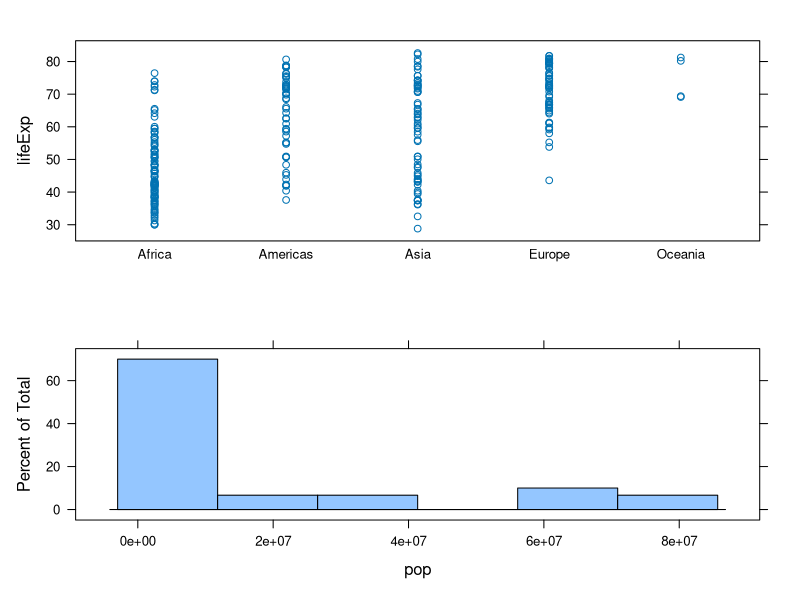
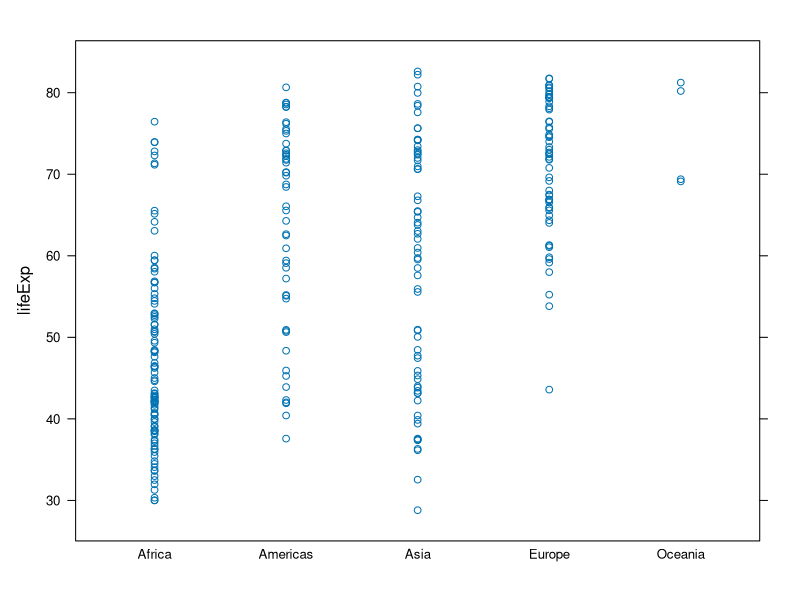
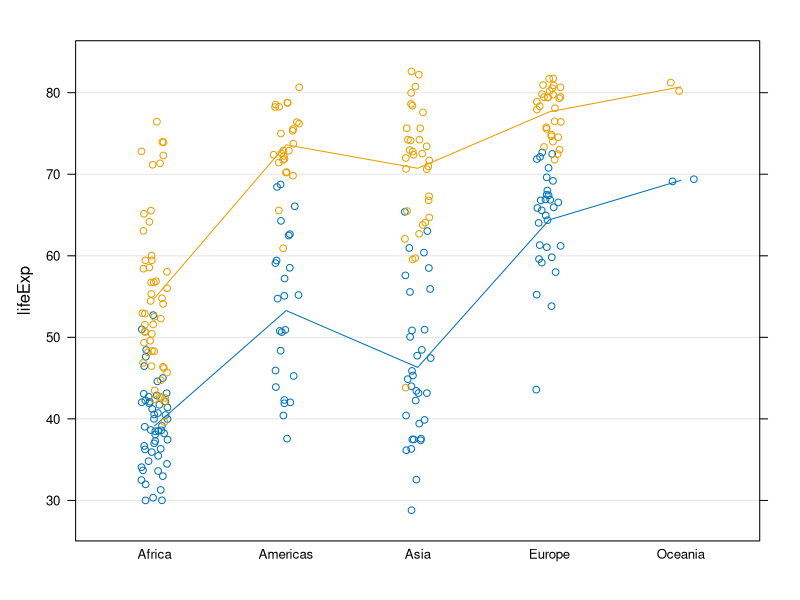
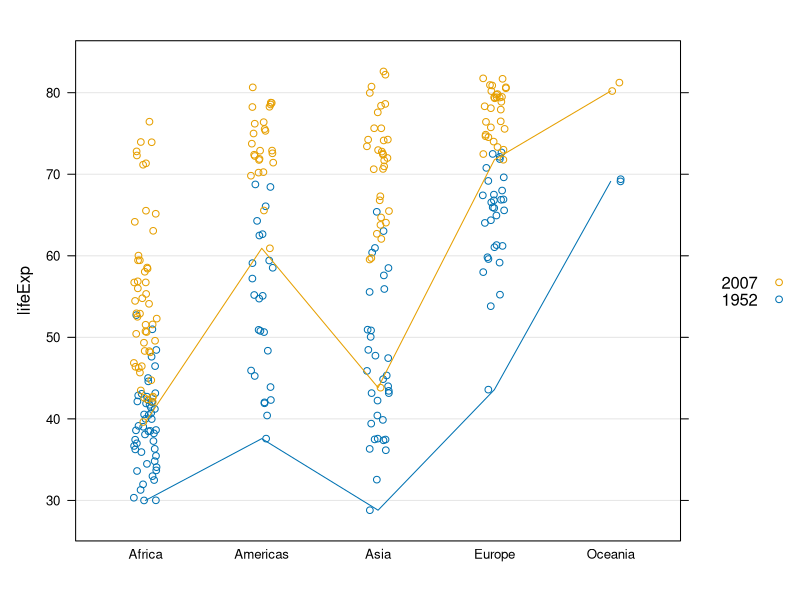
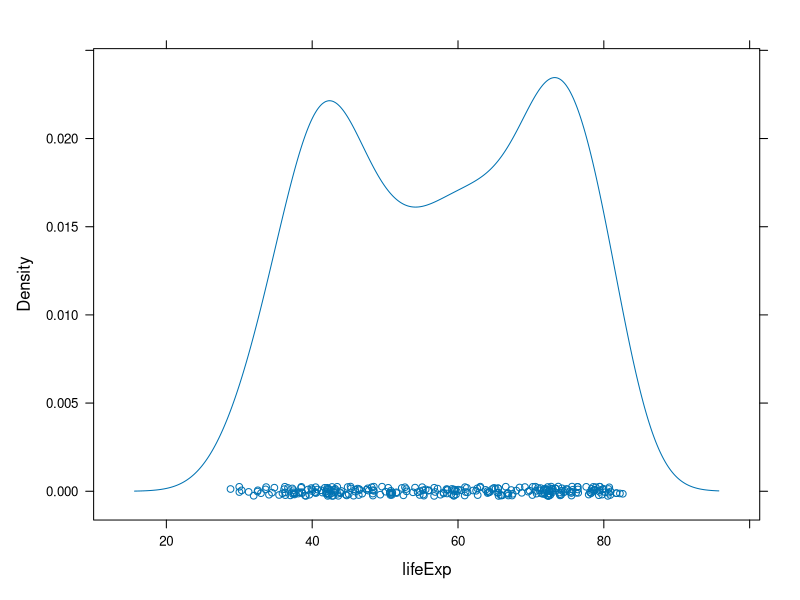
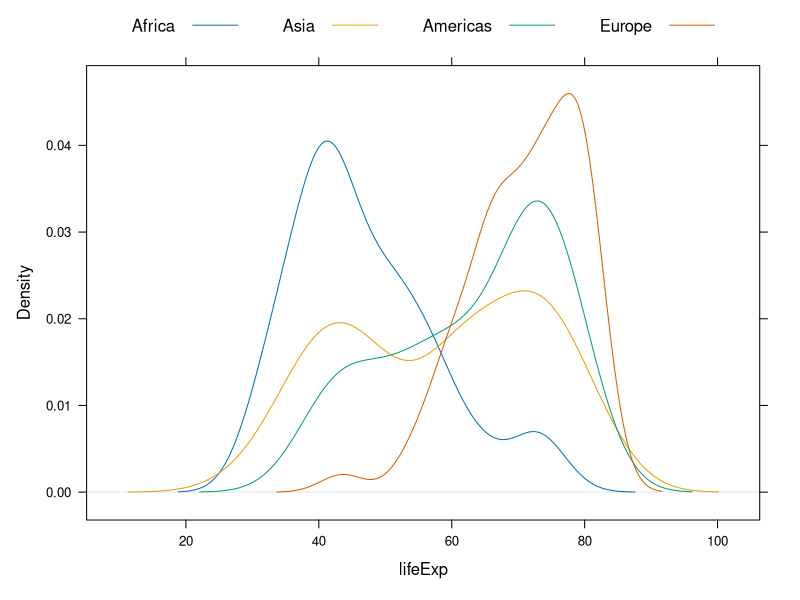
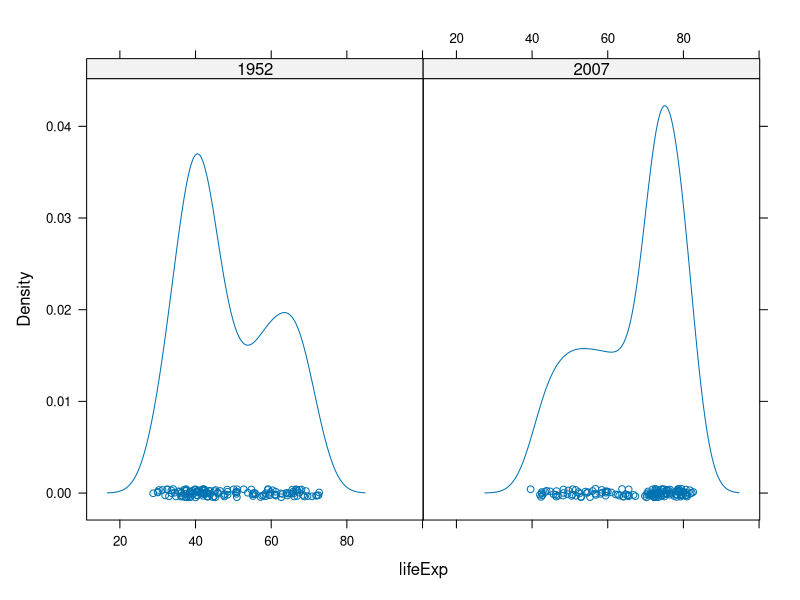
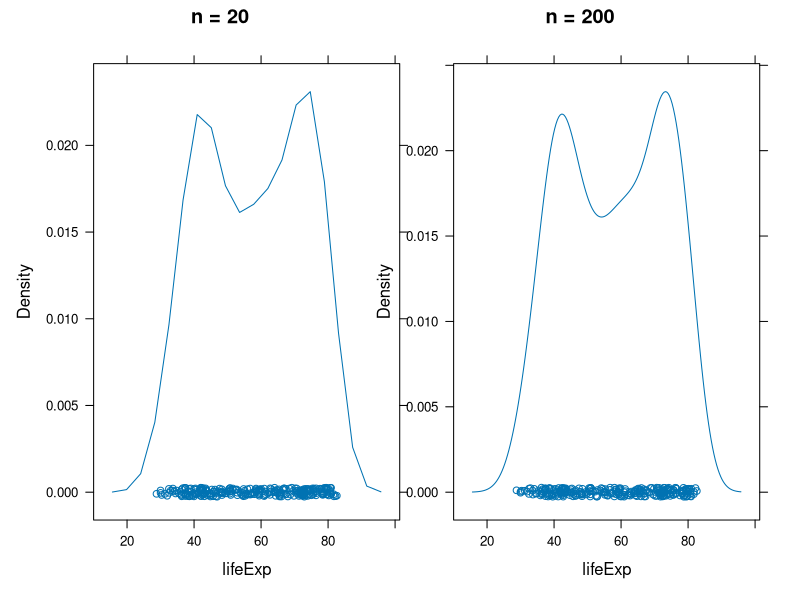

The R script that drew these images, in order:
## ---- chunk 1
gDat <- read.delim(file.path("../../data", "gapminderDataFiveYear.txt"))
hDat <- subset(gDat, year %in% c(1952,2007))

library(lattice)
library(plyr)

###################### 1 DIMENSIONAL

# multiple plots on same page
strplt1 <- stripplot(lifeExp ~ continent, hDat)
hstgrm1 <- histogram(~pop, gDat, subset = (continent == 'Europe' & year == 2007))
plot(strplt1, split = c(1,1,1,2))
plot(hstgrm1, split = c(1,2,1,2), newpage=FALSE)

# some strip plots. Avoid overplotting in 1D with jitter/densityplot
stripplot(lifeExp ~ continent, hDat)
stripplot(lifeExp ~ continent, hDat, jitter.data = TRUE, grid = "h", type = c("p", "a"),
          group = year)
stripplot(lifeExp ~ continent, hDat, jitter.data = TRUE, grid = "h", type = c("p", "a"),
          group = year, fun = min, auto.key = list(reverse.rows = TRUE))

# get rid of useless oceania
iDat <- subset(hDat, continent != "Oceania")
iDat <- droplevels(iDat)
jDat <- droplevels(subset(gDat, continent != "Oceania"))

# reorder the continents based on life expectancy
iDat <- within(iDat, continent <- reorder(continent, lifeExp))
ddply(iDat, ~continent, summarize, avgLifeExp = mean(lifeExp))

# density plot (~smooth histogram)
densityplot(~lifeExp, iDat)
densityplot(~lifeExp, iDat, plot.points = FALSE, ref = TRUE,
            group = continent, auto.key = list(columns=nlevels(iDat$continent)))
densityplot(~lifeExp | factor(year), iDat)
hardCorners <- densityplot(~lifeExp, iDat, n = 20, main = "n = 20")
softCorners <- densityplot(~lifeExp, iDat, n = 200, main = "n = 200")
# make the plot smoother wish more line segments (n=)
print(hardCorners, position = c(0, 0, 0.55, 1), more = TRUE)
print(softCorners, position = c(0.45, 0, 1, 1))
# adjust the bandwidth to make the plot less/more sensitive
wiggly <- densityplot(~lifeExp, iDat, adjust = 0.5, main = "default bw * 0.5")
rolling <- densityplot(~lifeExp, iDat, adjust = 2, main = "default bw * 2")
print(wiggly, position = c(0, 0, 0.55, 1), more = TRUE)
print(rolling, position = c(0.45, 0, 1, 1))

# histogram
histogram(~lifeExp, gDat)
histogram(~lifeExp, gDat, nint = 50)

# box plot/violin plot
bwplot(lifeExp ~ continent, iDat)
bwplot(lifeExp ~ continent, iDat, panel = panel.violin)
bwplot(lifeExp ~ as.factor(year) | continent, subset(gDat, continent != "Oceania"))

# using panel function to have multiple plots on same panel
bwplot(lifeExp ~ reorder(continent, lifeExp), subset(gDat, continent != "Oceania"), 
       panel = function(..., box.ratio) {
         panel.violin(..., col = "transparent", border = "grey60", varwidth = FALSE, box.ratio = box.ratio)
         panel.bwplot(..., fill = NULL, box.ratio = 0.1)
       })

# cool titanic survival example showing some advanced features
bc.titanic <- barchart(Class ~ Freq | Sex + Age, as.data.frame(Titanic),
                       groups = Survived, stack = TRUE, layout = c(4, 1),
                       auto.key = list(title = "Survived", columns = 2),
                       scales = list(x = "free"))
plot(bc.titanic)

########################### 2 DIMENSIONAL

# too much data clustered, we need to log this!
xyplot(lifeExp ~ gdpPercap, iDat, grid = TRUE)
xyplot(lifeExp ~ gdpPercap, iDat, grid = TRUE,
       scales = list(x = list(log = 10, equispaced.log = FALSE)),
       type = c("p", "smooth"), lwd = 2,
       group = continent,
       auto.key = list(columns = nlevels(iDat$continent)))

# avoiding overplotting in 2D with smoothscatter/hexagonal bins
xyplot(lifeExp ~ gdpPercap | continent, iDat,
       grid = TRUE,
       scales = list(x = list(log = 10, equispaced.log = FALSE)),
       panel = panel.smoothScatter)

library(hexbin)
hexbinplot(lifeExp ~ gdpPercap, iDat,
           scales = list(x = list(log = 10, equispaced.log = FALSE)),
           aspect = 1, xbins = 30)

lifeExpSpread <- ddply(jDat, ~ continent + year, summarize,
                       sdGdpPercap = sd(gdpPercap), iqrGdpPercap = IQR(gdpPercap),
                       madGdpPercap = mad(gdpPercap))

xyplot(sdGdpPercap + iqrGdpPercap + madGdpPercap ~ year, lifeExpSpread,
 subset = continent == "Africa", type = "b", ylab = "measure of spread",
  auto.key = list(x = 0.07, y = 0.85, corner = c(0, 1)))

xyplot(sdGdpPercap + iqrGdpPercap + madGdpPercap ~ year, lifeExpSpread,
       group = reorder(continent, sdGdpPercap), layout = c(3, 1),
       type = "b", ylab = "measure of spread",
       auto.key = list(x = 0.35, y = 0.85, corner = c(0, 1),
       reverse.rows = TRUE))
xyplot(sdGdpPercap + iqrGdpPercap + madGdpPercap ~ year, lifeExpSpread,
       subset = continent == "Africa", type = "b", ylab = "measure of spread",
       outer = TRUE, layout = c(3, 1), aspect = 1)
